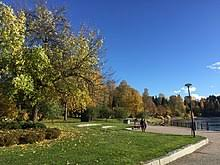
#> input picture celeste.jpg, 220 x 165 px
$ python 'Colores 9-.py'
#> lines starting #> are read from the running program, lines starting #| are printed output that depends on the picture; after the words box and inside, x2 and y2 are one past the last pixel; in counts of white or black regions, pixels touching at a corner belong together
import cv2
import numpy as np

celeste=cv2.imread('celeste.jpg')
#> celeste is the input picture: shape (165, 220, 3); mean B, G, R 109.4, 106.9, 91.2
celeste1=cv2.cvtColor(celeste,cv2.COLOR_BGR2HSV)
#> celeste1: shape (165, 220, 3); mean H, S, V 60.7, 136.7, 137.1
celeste_bajo=np.array([154,83,48])
celeste_alto=np.array([234,201,187])
mask1=cv2.inRange(celeste,celeste_bajo,celeste_alto)
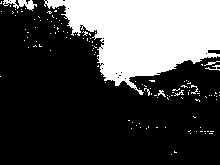
#> mask1: shape (165, 220); 28.3% white; 130 white regions (123 under 20 px), largest, box (x1, y1, x2, y2) and area: (44, 0, 220, 95) 9692, (3, 0, 37, 11) 177, (205, 65, 220, 71) 33
cv2.imshow('Foto original',celeste)
cv2.imshow('Foto celeste',mask1)
cv2.waitKey(0)
cv2.destroyAllWindows()

marron=cv2.imread('marron.jpg')
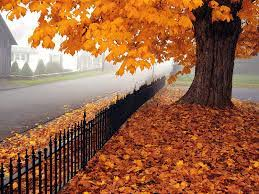
#> input picture marron.jpg, 259 x 194 px
#> marron is the input picture: shape (194, 259, 3); mean B, G, R 68.5, 99, 151.9
marron1=cv2.cvtColor(marron,cv2.COLOR_BGR2HSV)
#> marron1: shape (194, 259, 3); mean H, S, V 27.9, 146.2, 152.3
marron_bajo=np.array([0,23,40])
marron_alto=np.array([125,200,255])
mask2=cv2.inRange(marron,marron_bajo,marron_alto)
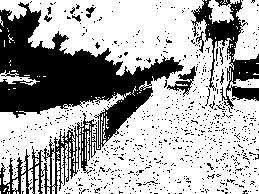
#> mask2: shape (194, 259); 66.8% white; 779 black regions (768 under 20 px), largest, box (x1, y1, x2, y2) and area: (0, 2, 184, 194) 11962, (191, 0, 259, 109) 2343, (167, 66, 196, 97) 271
cv2.imshow('Foto original',marron)
cv2.imshow('Foto marron',mask2)
cv2.waitKey(0)
cv2.destroyAllWindows()

rojo=cv2.imread('rojo.jpg')
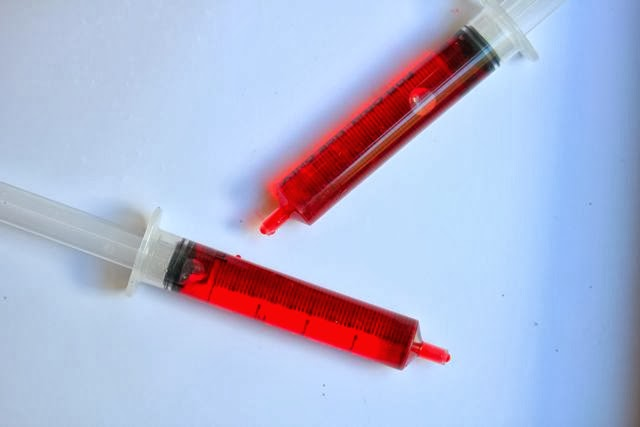
#> input picture rojo.jpg, 640 x 427 px
#> rojo is the input picture: shape (427, 640, 3); mean B, G, R 212.5, 182.1, 175.9
rojo1=cv2.cvtColor(rojo,cv2.COLOR_BGR2HSV)
#> rojo1: shape (427, 640, 3); mean H, S, V 105.6, 77.9, 226.9
rojo_bajo=np.array([2,2,100])
rojo_alto=np.array([160,160,253])
mask3=cv2.inRange(rojo,rojo_bajo,rojo_alto)
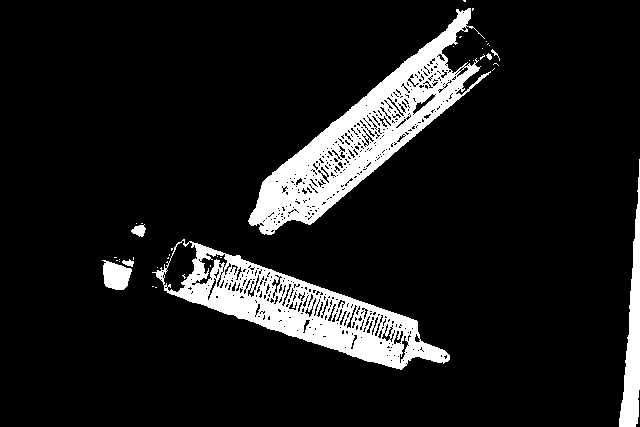
#> mask3: shape (427, 640); 10.7% white; 38 white regions (30 under 20 px), largest, box (x1, y1, x2, y2) and area: (248, 8, 491, 235) 14134, (152, 239, 450, 370) 11713, (619, 159, 640, 427) 2530
cv2.imshow('Foto original',rojo)
cv2.imshow('Foto rojo',mask3)
cv2.waitKey(0)
cv2.destroyAllWindows()
